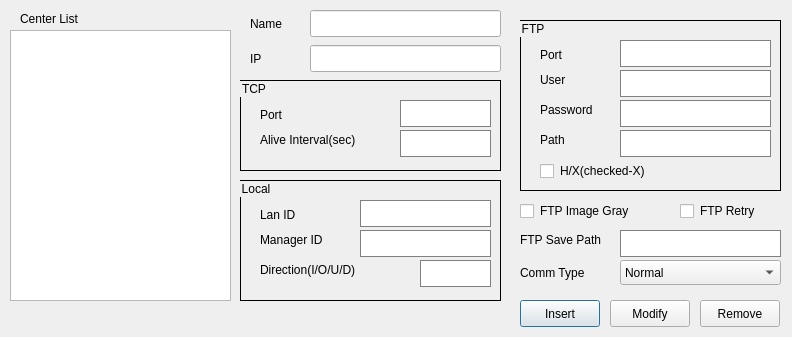
<?xml version="1.0" encoding="UTF-8"?>
<ui version="4.0">
 <class>CenterDlg</class>
 <widget class="QDialog" name="CenterDlg">
  <property name="geometry">
   <rect>
    <x>0</x>
    <y>0</y>
    <width>792</width>
    <height>337</height>
   </rect>
  </property>
  <property name="windowTitle">
   <string>Dialog</string>
  </property>
  <widget class="QPushButton" name="btnInsert">
   <property name="geometry">
    <rect>
     <x>520</x>
     <y>300</y>
     <width>80</width>
     <height>27</height>
    </rect>
   </property>
   <property name="text">
    <string>Insert</string>
   </property>
  </widget>
  <widget class="QLineEdit" name="leCenterName">
   <property name="geometry">
    <rect>
     <x>310</x>
     <y>10</y>
     <width>191</width>
     <height>27</height>
    </rect>
   </property>
  </widget>
  <widget class="QListView" name="lvCenterList">
   <property name="geometry">
    <rect>
     <x>10</x>
     <y>30</y>
     <width>221</width>
     <height>271</height>
    </rect>
   </property>
  </widget>
  <widget class="QPushButton" name="btnModify">
   <property name="geometry">
    <rect>
     <x>610</x>
     <y>300</y>
     <width>80</width>
     <height>27</height>
    </rect>
   </property>
   <property name="text">
    <string>Modify</string>
   </property>
  </widget>
  <widget class="QPushButton" name="btnRemove">
   <property name="geometry">
    <rect>
     <x>700</x>
     <y>300</y>
     <width>80</width>
     <height>27</height>
    </rect>
   </property>
   <property name="text">
    <string>Remove</string>
   </property>
  </widget>
  <widget class="QLabel" name="label">
   <property name="geometry">
    <rect>
     <x>250</x>
     <y>15</y>
     <width>61</width>
     <height>17</height>
    </rect>
   </property>
   <property name="text">
    <string>Name</string>
   </property>
  </widget>
  <widget class="QLineEdit" name="leIP">
   <property name="geometry">
    <rect>
     <x>310</x>
     <y>45</y>
     <width>191</width>
     <height>27</height>
    </rect>
   </property>
  </widget>
  <widget class="QLabel" name="label_2">
   <property name="geometry">
    <rect>
     <x>250</x>
     <y>50</y>
     <width>67</width>
     <height>17</height>
    </rect>
   </property>
   <property name="text">
    <string>IP</string>
   </property>
  </widget>
  <widget class="QGroupBox" name="groupBox_6">
   <property name="geometry">
    <rect>
     <x>240</x>
     <y>80</y>
     <width>261</width>
     <height>91</height>
    </rect>
   </property>
   <property name="styleSheet">
    <string notr="true">border : 1px  solid #000;</string>
   </property>
   <property name="title">
    <string>TCP</string>
   </property>
   <widget class="QLabel" name="label_58">
    <property name="geometry">
     <rect>
      <x>20</x>
      <y>50</y>
      <width>121</width>
      <height>20</height>
     </rect>
    </property>
    <property name="styleSheet">
     <string notr="true">border: 1px;
</string>
    </property>
    <property name="text">
     <string>Alive Interval(sec)</string>
    </property>
   </widget>
   <widget class="QLineEdit" name="leAliveInterval">
    <property name="geometry">
     <rect>
      <x>160</x>
      <y>50</y>
      <width>91</width>
      <height>27</height>
     </rect>
    </property>
    <property name="styleSheet">
     <string notr="true">border: 1px solid gray;
</string>
    </property>
   </widget>
   <widget class="QLineEdit" name="leTCPPort">
    <property name="geometry">
     <rect>
      <x>160</x>
      <y>20</y>
      <width>91</width>
      <height>27</height>
     </rect>
    </property>
    <property name="styleSheet">
     <string notr="true">border: 1px solid gray;
</string>
    </property>
   </widget>
   <widget class="QLabel" name="label_59">
    <property name="geometry">
     <rect>
      <x>20</x>
      <y>25</y>
      <width>121</width>
      <height>20</height>
     </rect>
    </property>
    <property name="styleSheet">
     <string notr="true">border: 1px;
</string>
    </property>
    <property name="text">
     <string>Port</string>
    </property>
   </widget>
  </widget>
  <widget class="QCheckBox" name="chkFTPImgGray">
   <property name="geometry">
    <rect>
     <x>520</x>
     <y>200</y>
     <width>131</width>
     <height>22</height>
    </rect>
   </property>
   <property name="styleSheet">
    <string notr="true">border : 0px</string>
   </property>
   <property name="text">
    <string>FTP Image Gray</string>
   </property>
  </widget>
  <widget class="QGroupBox" name="groupBox_7">
   <property name="geometry">
    <rect>
     <x>520</x>
     <y>20</y>
     <width>261</width>
     <height>171</height>
    </rect>
   </property>
   <property name="styleSheet">
    <string notr="true">border : 1px  solid #000;</string>
   </property>
   <property name="title">
    <string>FTP</string>
   </property>
   <widget class="QLabel" name="label_62">
    <property name="geometry">
     <rect>
      <x>20</x>
      <y>50</y>
      <width>71</width>
      <height>20</height>
     </rect>
    </property>
    <property name="styleSheet">
     <string notr="true">border: 1px;
</string>
    </property>
    <property name="text">
     <string>User</string>
    </property>
   </widget>
   <widget class="QLineEdit" name="leFTPUser">
    <property name="geometry">
     <rect>
      <x>100</x>
      <y>50</y>
      <width>151</width>
      <height>27</height>
     </rect>
    </property>
    <property name="styleSheet">
     <string notr="true">border: 1px solid gray;
</string>
    </property>
   </widget>
   <widget class="QLineEdit" name="leFTPPort">
    <property name="geometry">
     <rect>
      <x>100</x>
      <y>20</y>
      <width>151</width>
      <height>27</height>
     </rect>
    </property>
    <property name="styleSheet">
     <string notr="true">border: 1px solid gray;
</string>
    </property>
   </widget>
   <widget class="QLabel" name="label_63">
    <property name="geometry">
     <rect>
      <x>20</x>
      <y>25</y>
      <width>71</width>
      <height>20</height>
     </rect>
    </property>
    <property name="styleSheet">
     <string notr="true">border: 1px;
</string>
    </property>
    <property name="text">
     <string>Port</string>
    </property>
   </widget>
   <widget class="QLabel" name="label_64">
    <property name="geometry">
     <rect>
      <x>20</x>
      <y>80</y>
      <width>71</width>
      <height>20</height>
     </rect>
    </property>
    <property name="styleSheet">
     <string notr="true">border: 1px;
</string>
    </property>
    <property name="text">
     <string>Password</string>
    </property>
   </widget>
   <widget class="QLineEdit" name="leFTPPassword">
    <property name="geometry">
     <rect>
      <x>100</x>
      <y>80</y>
      <width>151</width>
      <height>27</height>
     </rect>
    </property>
    <property name="styleSheet">
     <string notr="true">border: 1px solid gray;
</string>
    </property>
   </widget>
   <widget class="QLabel" name="label_65">
    <property name="geometry">
     <rect>
      <x>20</x>
      <y>110</y>
      <width>71</width>
      <height>20</height>
     </rect>
    </property>
    <property name="styleSheet">
     <string notr="true">border: 1px;
</string>
    </property>
    <property name="text">
     <string>Path</string>
    </property>
   </widget>
   <widget class="QLineEdit" name="leFTPPath">
    <property name="geometry">
     <rect>
      <x>100</x>
      <y>110</y>
      <width>151</width>
      <height>27</height>
     </rect>
    </property>
    <property name="styleSheet">
     <string notr="true">border: 1px solid gray;
</string>
    </property>
   </widget>
   <widget class="QCheckBox" name="chkFileName_HX">
    <property name="geometry">
     <rect>
      <x>20</x>
      <y>140</y>
      <width>131</width>
      <height>22</height>
     </rect>
    </property>
    <property name="styleSheet">
     <string notr="true">border : 0px</string>
    </property>
    <property name="text">
     <string>H/X(checked-X)</string>
    </property>
   </widget>
  </widget>
  <widget class="QGroupBox" name="groupBox_8">
   <property name="geometry">
    <rect>
     <x>240</x>
     <y>180</y>
     <width>261</width>
     <height>121</height>
    </rect>
   </property>
   <property name="styleSheet">
    <string notr="true">border : 1px  solid #000;</string>
   </property>
   <property name="title">
    <string>Local</string>
   </property>
   <widget class="QLabel" name="label_66">
    <property name="geometry">
     <rect>
      <x>20</x>
      <y>50</y>
      <width>91</width>
      <height>20</height>
     </rect>
    </property>
    <property name="styleSheet">
     <string notr="true">border: 1px;
</string>
    </property>
    <property name="text">
     <string>Manager ID</string>
    </property>
   </widget>
   <widget class="QLineEdit" name="leManagerID">
    <property name="geometry">
     <rect>
      <x>120</x>
      <y>50</y>
      <width>131</width>
      <height>27</height>
     </rect>
    </property>
    <property name="styleSheet">
     <string notr="true">border: 1px solid gray;
</string>
    </property>
   </widget>
   <widget class="QLineEdit" name="leLaneID">
    <property name="geometry">
     <rect>
      <x>120</x>
      <y>20</y>
      <width>131</width>
      <height>27</height>
     </rect>
    </property>
    <property name="styleSheet">
     <string notr="true">border: 1px solid gray;
</string>
    </property>
   </widget>
   <widget class="QLabel" name="label_67">
    <property name="geometry">
     <rect>
      <x>20</x>
      <y>25</y>
      <width>71</width>
      <height>20</height>
     </rect>
    </property>
    <property name="styleSheet">
     <string notr="true">border: 1px;
</string>
    </property>
    <property name="text">
     <string>Lan ID</string>
    </property>
   </widget>
   <widget class="QLabel" name="label_68">
    <property name="geometry">
     <rect>
      <x>20</x>
      <y>80</y>
      <width>151</width>
      <height>20</height>
     </rect>
    </property>
    <property name="styleSheet">
     <string notr="true">border: 1px;
</string>
    </property>
    <property name="text">
     <string>Direction(I/O/U/D)</string>
    </property>
   </widget>
   <widget class="QLineEdit" name="leDirection">
    <property name="geometry">
     <rect>
      <x>180</x>
      <y>80</y>
      <width>71</width>
      <height>27</height>
     </rect>
    </property>
    <property name="styleSheet">
     <string notr="true">border: 1px solid gray;
</string>
    </property>
   </widget>
  </widget>
  <widget class="QLabel" name="label_3">
   <property name="geometry">
    <rect>
     <x>20</x>
     <y>10</y>
     <width>81</width>
     <height>17</height>
    </rect>
   </property>
   <property name="text">
    <string>Center List</string>
   </property>
  </widget>
  <widget class="QCheckBox" name="chkFTPRetry">
   <property name="geometry">
    <rect>
     <x>680</x>
     <y>200</y>
     <width>91</width>
     <height>22</height>
    </rect>
   </property>
   <property name="styleSheet">
    <string notr="true">border : 0px</string>
   </property>
   <property name="text">
    <string>FTP Retry</string>
   </property>
  </widget>
  <widget class="QLabel" name="label_4">
   <property name="geometry">
    <rect>
     <x>520</x>
     <y>260</y>
     <width>101</width>
     <height>25</height>
    </rect>
   </property>
   <property name="text">
    <string>Comm Type</string>
   </property>
  </widget>
  <widget class="QComboBox" name="cbCommType">
   <property name="geometry">
    <rect>
     <x>620</x>
     <y>260</y>
     <width>161</width>
     <height>25</height>
    </rect>
   </property>
   <item>
    <property name="text">
     <string>Normal</string>
    </property>
   </item>
   <item>
    <property name="text">
     <string>RemoteComm</string>
    </property>
   </item>
   <item>
    <property name="text">
     <string>FTP_Only</string>
    </property>
   </item>
  </widget>
  <widget class="QLabel" name="label_69">
   <property name="geometry">
    <rect>
     <x>520</x>
     <y>230</y>
     <width>101</width>
     <height>20</height>
    </rect>
   </property>
   <property name="styleSheet">
    <string notr="true">border: 1px;
</string>
   </property>
   <property name="text">
    <string>FTP Save Path</string>
   </property>
  </widget>
  <widget class="QLineEdit" name="leFTPSavePath">
   <property name="geometry">
    <rect>
     <x>620</x>
     <y>230</y>
     <width>161</width>
     <height>27</height>
    </rect>
   </property>
   <property name="styleSheet">
    <string notr="true">border: 1px solid gray;
</string>
   </property>
  </widget>
 </widget>
 <resources/>
 <connections/>
</ui>
